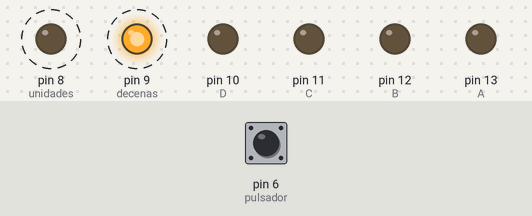
Recording of a sketch running on a simulated Arduino Uno, built with avr-gcc and run on an emulated ATmega328P. On the bench: output pins drawn as LEDs (lit = HIGH). Dashed ring = blinking. The test bench sets the inputs (shaded band); at power-on: pin 6 (pulsador) LOW.

Above: at 1.2 s.
1.3 s: pin 6 (pulsador) pulled HIGH for 0.3 s
At 1.58 s:
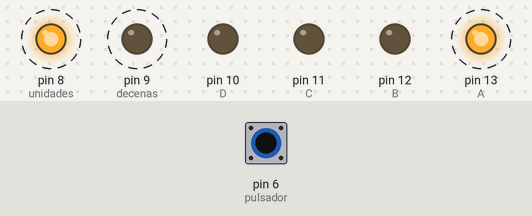
4.3 s: pin 6 (pulsador) pulled HIGH for 1 s
At 4.56 s:
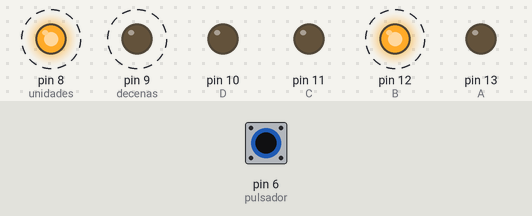
7.3 s: pin 6 (pulsador) pulled HIGH for 0.3 s
At 7.48 s:
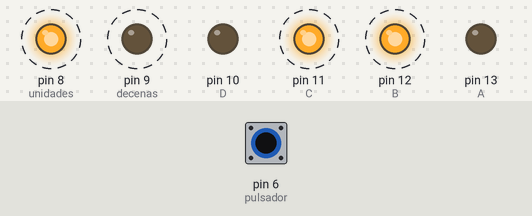
10.3 s: pin 6 (pulsador) pulled HIGH for 3.2 s
At 11.26 s:
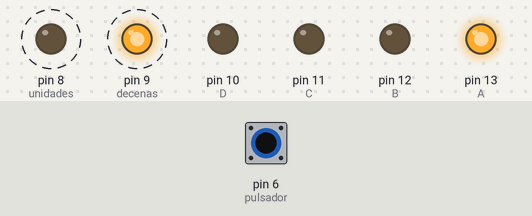
15.0 s: pin 6 (pulsador) pulled HIGH for 3.2 s
At 16.79 s:
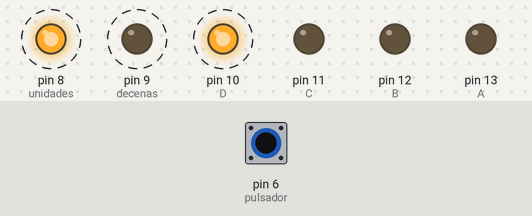
19.7 s: pin 6 (pulsador) driven HIGH
At 20.71 s:
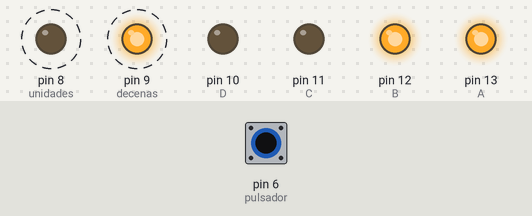
Timing chart, 0 to 27.4 s (numbered marks = the images above; inputs shaded):
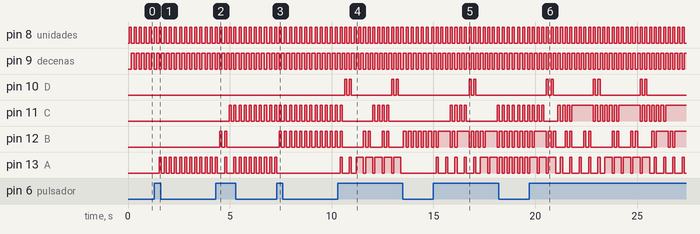

Measured:
- after the input at 1.3 s, pin 13 (A): alternates HIGH for 0.10 s and LOW for 0.15 s, starting after 0.23 s
- after the input at 4.3 s, pin 11 (C): alternates HIGH for 0.10 s and LOW for 0.15 s, starting after 0.67 s; pin 12 (B): alternates HIGH for 0.10 s and LOW for 0.13 s, 4 changes in all, then stays LOW, starting after 0.21 s
- after the input at 7.3 s, pin 12 (B): alternates HIGH for 0.10 s and LOW for 0.15 s, starting after 0.13 s; pin 13 (A): goes on until 7.3 s, then stays LOW
- after the input at 10.3 s, pin 10 (D): LOW → HIGH after 0.34 s, → LOW 0.10 s later, → HIGH 0.13 s later, → LOW 0.10 s later, … (8 changes in this stretch); pin 13 (A): goes HIGH 0.10 s, LOW 0.36 s, HIGH 0.10 s, LOW 0.23 s, 4 × (HIGH 0.36 s, LOW 0.10 s), HIGH 0.36 s, then LOW, starting after 0.11 s
- after the input at 15.0 s, pin 10 (D): alternates HIGH for 0.10 s and LOW for 0.13 s, 4 changes in all, then stays LOW, starting after 1.7 s; pin 11 (C): goes 3 × (HIGH 0.10 s, LOW 0.13 s), HIGH 0.10 s, LOW 1.5 s, 6 × (HIGH 0.10 s, LOW 0.15 s), then HIGH, starting after 0.83 s
- after the input at 19.7 s, pin 10 (D): LOW → HIGH after 0.85 s, then repeats every 2.3 s: LOW 0.13 s, HIGH 0.10 s, LOW 2.0 s, HIGH 0.10 s
- by itself, pin 8 (unidades): alternates HIGH for 0.10 s and LOW for 0.13 s
- by itself, pin 9 (decenas): alternates HIGH for 0.13 s and LOW for 0.10 s

The sketch:

Deber3_Ejercicio2_Contador99Pulsador.ino
```cpp
/*      DEBER #3 - EJERCICIO 2
 *
 *       CONTADOR 0-99 MEDIANTE UN PULSADOR OBSERVADO EN DISPLAYS
 *
 * Este programa es un contador del 0 al 99, consite en que con cada pulsación se debe incrementar el contador, y los números se vizualizarán en 2 displays.
 *
 * NOMBRE: Israel Gudiño Pabón
 * FECHA DE ENTREGA: 17/11/2016
 */


//Declaración de variables

int A=13;
int B=12;
int C=11;
int D=10;

int decenas=9;
int unidades=8;
int valor_decena;
int valor_unidad;
int contador=0;
//Pulsador
int pulsador=6;

//////////////////////////////

void setup() {

  pinMode(A,OUTPUT);
  pinMode(B,OUTPUT);
  pinMode(C,OUTPUT);
  pinMode(D,OUTPUT);
  pinMode(unidades,OUTPUT);
  pinMode(decenas,OUTPUT);
  pinMode(pulsador,INPUT);

}

void loop() {

 if(digitalRead(pulsador)==HIGH&&contador<100){
      delay(30);
      contador=contador+1;
      valor_decena=contador/10;//Dígito de las decenas
      valor_unidad=contador-(valor_decena*10);//Dígito de las unidades

      digitalWrite(unidades,HIGH);
      digitalWrite(decenas,LOW);
      //imprimir dato
      contador_display(valor_unidad);
      delay(100);

      digitalWrite(unidades,LOW);
      digitalWrite(decenas,HIGH);
      //imprimir dato
      contador_display(valor_decena);
      delay(100);
  }
 else{
      if(contador>=100){
        contador=0;    //Reinicio del contador
        }
  }
//Mantener valores en los display
for(;digitalRead(pulsador)==LOW;){
      delay(50);
      digitalWrite(unidades,HIGH);
      digitalWrite(decenas,LOW);
      //imprimir dato
      contador_display(valor_unidad);
      delay(100);

      digitalWrite(unidades,LOW);
      digitalWrite(decenas,HIGH);
      //imprimir dato
      contador_display(valor_decena);
      delay(100);
  }
//////////////////////////////

}


void contador_display(int numero){

    switch(numero){

   case 0:
  //0
  digitalWrite(A,LOW);
  digitalWrite(B,LOW);
  digitalWrite(C,LOW);
  digitalWrite(D,LOW);
    break;
    case 1:
  //1
  digitalWrite(A,HIGH);
  digitalWrite(B,LOW);
  digitalWrite(C,LOW);
  digitalWrite(D,LOW);
    break;
    case 2:
  //2
  digitalWrite(A,LOW);
  digitalWrite(B,HIGH);
  digitalWrite(C,LOW);
  digitalWrite(D,LOW);
    break;
    case 3:
  //3
  digitalWrite(A,HIGH);
  digitalWrite(B,HIGH);
  digitalWrite(C,LOW);
  digitalWrite(D,LOW);
    break;
    case 4:

  //4
  digitalWrite(A,LOW);
  digitalWrite(B,LOW);
  digitalWrite(C,HIGH);
  digitalWrite(D,LOW);
    break;
    case 5:
  //5
  digitalWrite(A,HIGH);
  digitalWrite(B,LOW);
  digitalWrite(C,HIGH);
  digitalWrite(D,LOW);
    break;
    case 6:
  //6
  digitalWrite(A,LOW);
  digitalWrite(B,HIGH);
  digitalWrite(C,HIGH);
  digitalWrite(D,LOW);
    break;
    case 7:
  //7
  digitalWrite(A,HIGH);
  digitalWrite(B,HIGH);
  digitalWrite(C,HIGH);
  digitalWrite(D,LOW);
    break;
    case 8:
  //8
  digitalWrite(A,LOW);
  digitalWrite(B,LOW);
  digitalWrite(C,LOW);
  digitalWrite(D,HIGH);
    break;
    case 9:
  //9
  digitalWrite(A,HIGH);
  digitalWrite(B,LOW);
  digitalWrite(C,LOW);
  digitalWrite(D,HIGH);

    }
}
```
